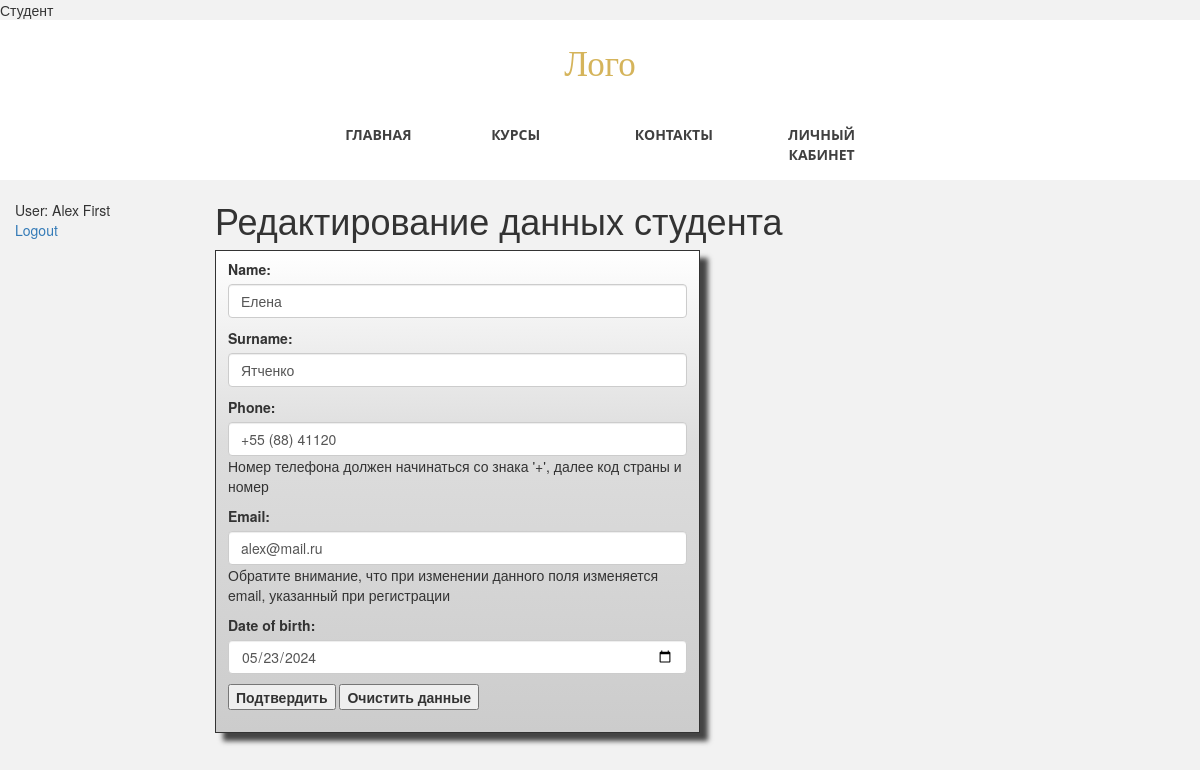
/main/student/1/update (signed in), run on an earlier commit of the app's database.
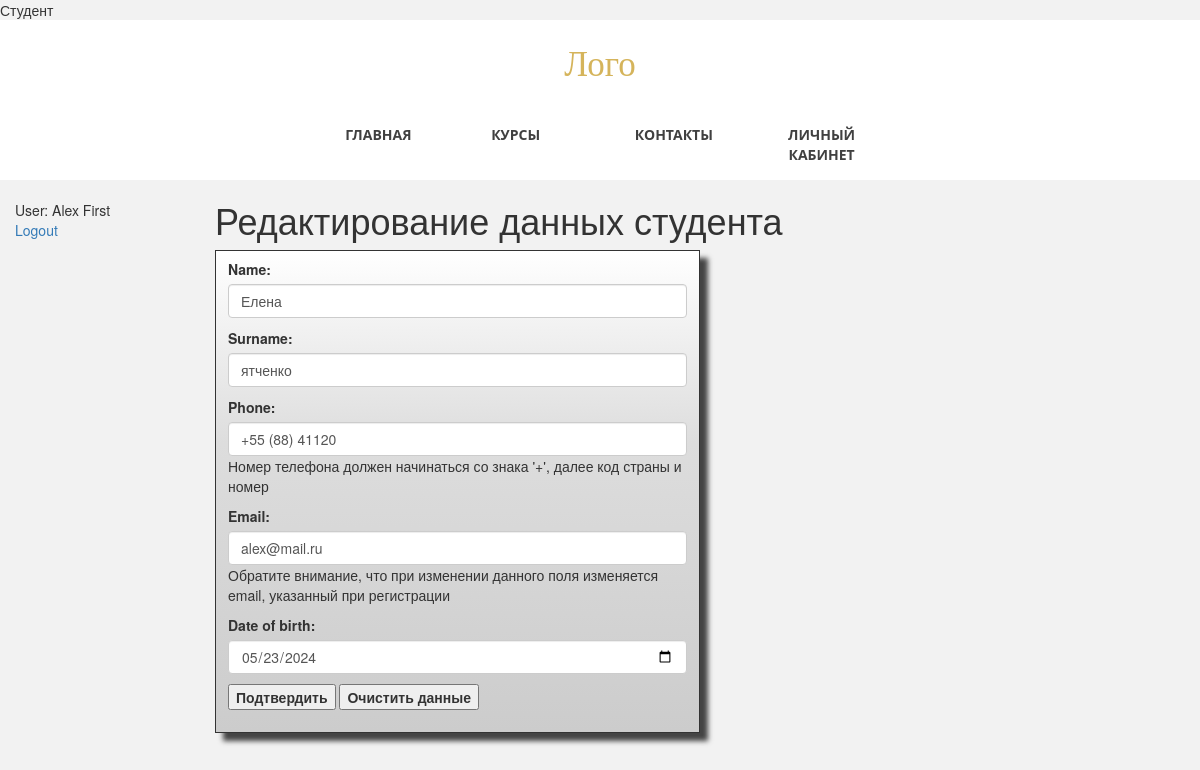
And on a later commit of the database.
### students_app/models.py (models this page shows, shortened)
class Student(models.Model):
    related_user = models.ForeignKey(User, on_delete=models.CASCADE)
    name = models.CharField(verbose_name="Имя", max_length=50)
    surname = models.CharField(verbose_name="Фамилия", max_length=100)
    phone = models.CharField(verbose_name="Номер телефона", max_length=50)
    date_of_birth = models.DateField()
    course = models.ForeignKey(Course, on_delete=models.PROTECT)
    photo = models.ImageField(upload_to='images/', blank=True, null=True)
    STUDENT_STATUS = [
        ("r", "requested"),
        ("a", "approved"),
        ("f", "finished"),
    ]
    status = models.CharField(
        max_length=50,
        choices=STUDENT_STATUS,
        default="r",
        help_text="Статус студента",
    )
    request_date = models.DateField(auto_now_add=True)
    reg_date = models.DateField(blank=True, null=True)
    updated = models.DateField(auto_now=True)
    is_paid = models.BooleanField(default=False)
    is_deleted = models.BooleanField(default=False)
    deleted = models.DateField(auto_now=True)
    class Meta:
        ordering = ["name"]

### students_app/views.py (the view)
def student_update(request, stud_id):
    current_user = request.user
    student = Student.objects.filter(pk=stud_id).first()
    if request.method == "POST":
        form = RegisterStudentForm(request.POST)
        if form.is_valid():
            cd = form.cleaned_data
            name = cd["name"]
            surname = cd["surname"]
            email = cd['email']
            phone = cd['phone']
            student.name = name
            student.surname = surname
            student.phone = phone
            student.save()
            current_user.email = email
            current_user.save()
            return redirect("profile")
        else:
            message = "Некорректные данные"
    else:
        form = RegisterStudentForm(
            initial={
                "name": student.name,
                "surname": student.surname,
                'email': current_user.email,
                'phone': student.phone,
            }
        )
        message = "Редактирование данных студента"
    return render(
        request,
        "students_app/student_form.html",
        {"form": form, "message": message},
    )

### students_app/forms.py
class RegisterStudentForm(forms.Form):
    name = forms.CharField(
        max_length=50, widget=forms.TextInput(attrs={"class": "form-control"})
    )
    surname = forms.CharField(
        max_length=50, widget=forms.TextInput(attrs={"class": "form-control"})
    )
    phone = forms.CharField(
        max_length=50,
        widget=forms.TextInput(
            attrs={"class": "form-control", "placeholder": "+99450 XXX XX XX"}
        ),
        help_text="Номер телефона должен начинаться со знака '+', далее код страны и номер",
    )
    email = forms.EmailField(widget=forms.EmailInput(
        attrs={"class": "form-control", "placeholder": "examlple@mail.ru"}),
        help_text="Обратите внимание, что при изменении данного поля изменяется email, указанный при регистрации",
    )
    date_of_birth = forms.DateField(
        initial=date.today(),
        widget=forms.DateInput(
            attrs={"class": "form-control", "type": "date"}),
    )

### students_app/templates/students_app/student_form.html (shortened to what this page needs)
{% extends "base.html" %}
{% block content %}
<h1>{{ message }}</h1>
<div class="shadowbox">
    <form action="" method="post">
        {{ form.as_p }}
        <p><button type="submit"><strong>Подтвердить</strong></button>
            <button type="reset"><strong>Очистить данные</strong></button>
        </p>
    </form>
</div>
{% endblock %}

What changed in the data, as far as the page shows it:
changed Student "Елена": surname "Ятченко" → "ятченко"
